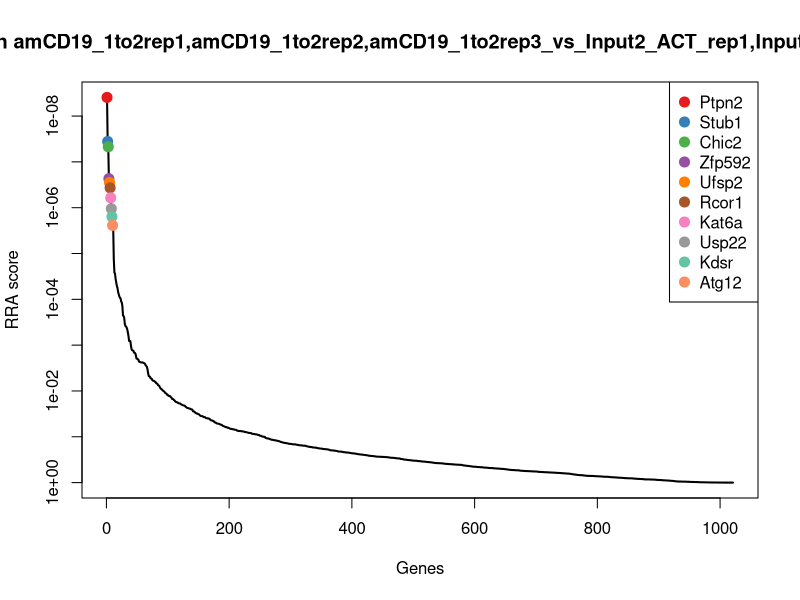
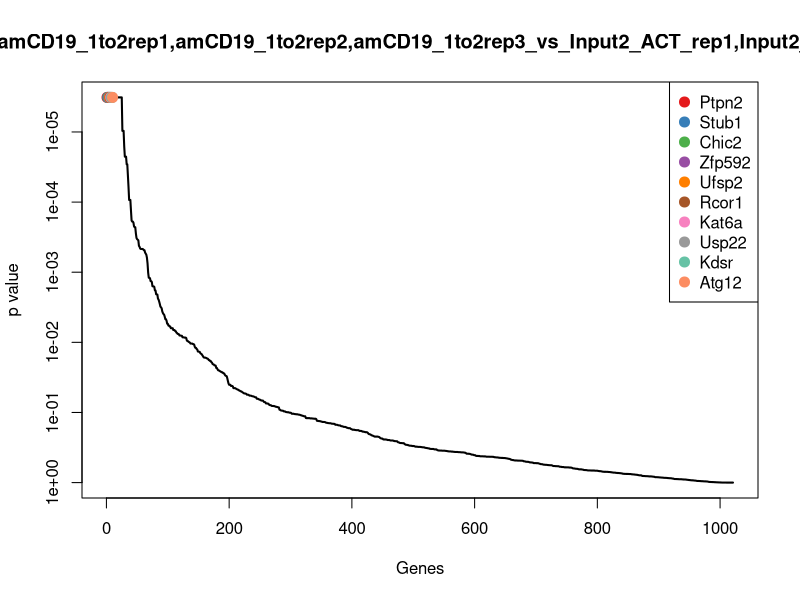
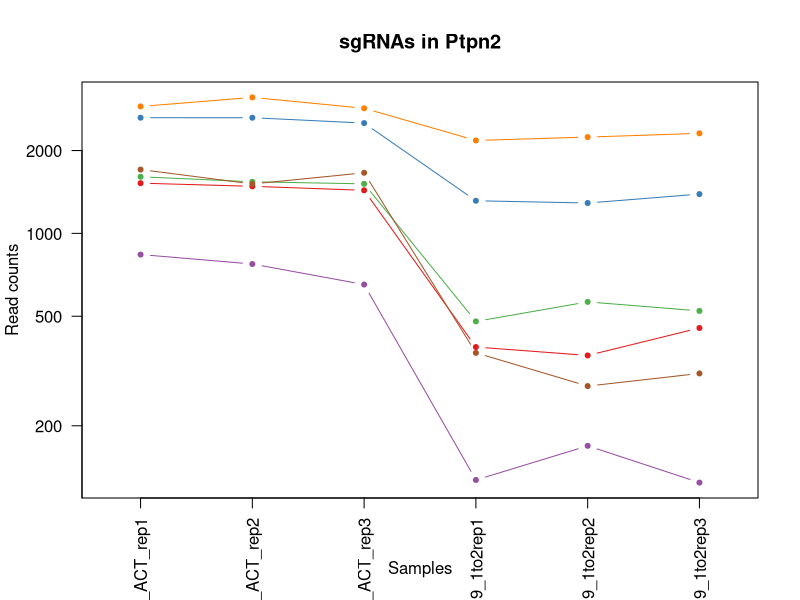
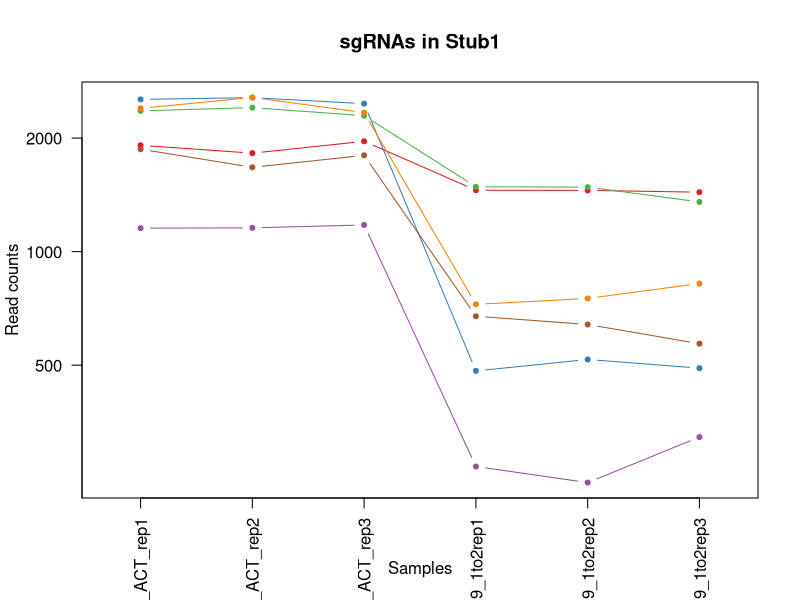
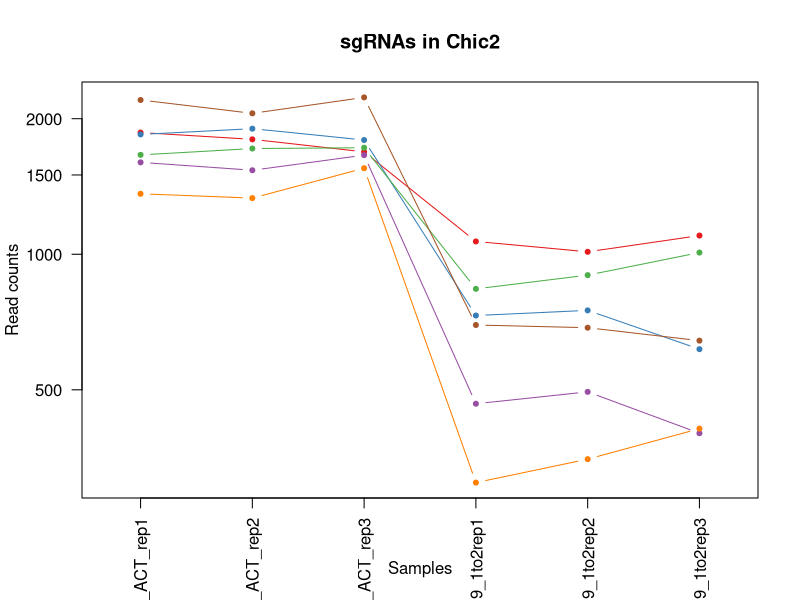
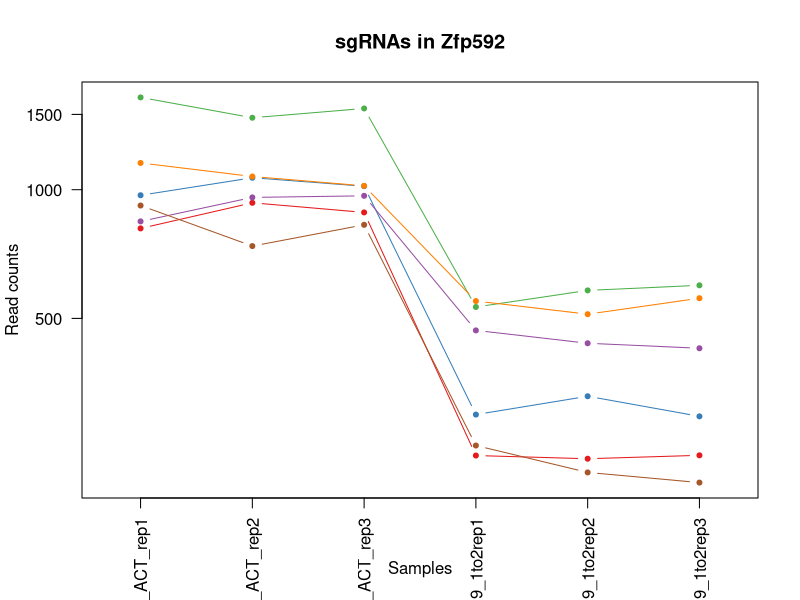
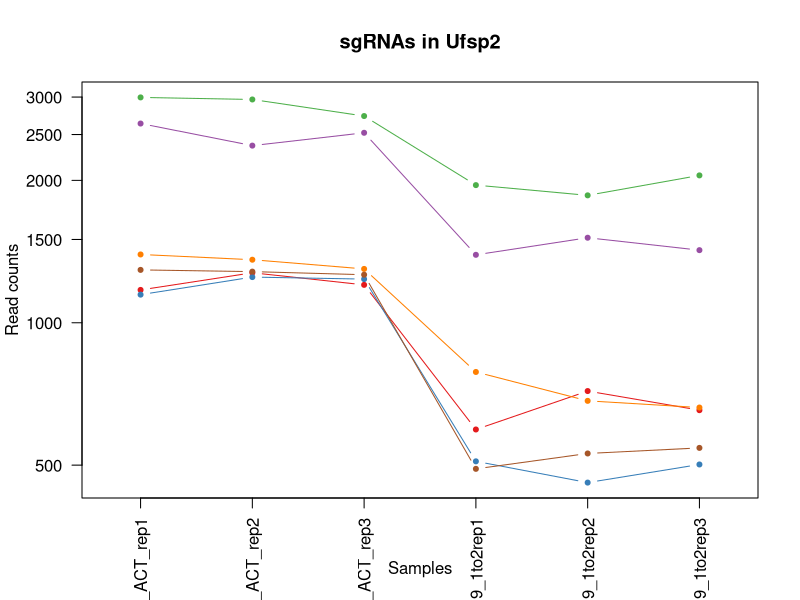
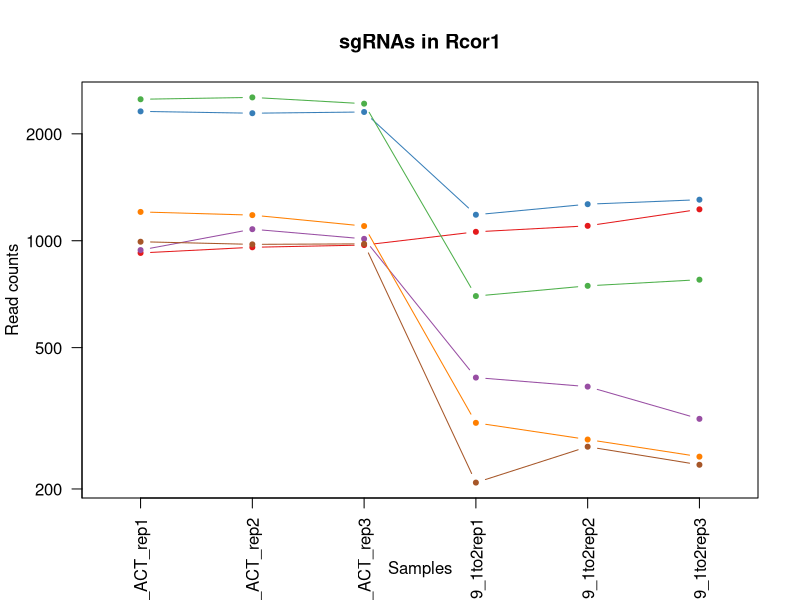

R code for these plots, in order: (Note: this script raises an error after producing the figures.)
pdf(file='cd19_1to2_v_Input1_ACT.pdf',width=4.5,height=4.5);
gstable=read.table('cd19_1to2_v_Input1_ACT.gene_summary.txt',header=T)
# 
#
# parameters
# Do not modify the variables beginning with "__"

# gstablename='__GENE_SUMMARY_FILE__'
startindex=3
# outputfile='__OUTPUT_FILE__'
targetgenelist=c("Ptpn2","Stub1","Chic2","Zfp592","Ufsp2","Rcor1","Kat6a","Usp22","Kdsr","Atg12")
# samplelabel=sub('.\\w+.\\w+$','',colnames(gstable)[startindex]);
samplelabel='amCD19_1to2rep1,amCD19_1to2rep2,amCD19_1to2rep3_vs_Input2_ACT_rep1,Input2_ACT_rep2,Input2_ACT_rep3 neg.'


# You need to write some codes in front of this code:
# gstable=read.table(gstablename,header=T)
# pdf(file=outputfile,width=6,height=6)


# set up color using RColorBrewer
#library(RColorBrewer)
#colors <- brewer.pal(length(targetgenelist), "Set1")

colors=c( "#E41A1C", "#377EB8", "#4DAF4A", "#984EA3", "#FF7F00",  "#A65628", "#F781BF",
          "#999999", "#66C2A5", "#FC8D62", "#8DA0CB", "#E78AC3", "#A6D854", "#FFD92F", "#E5C494", "#B3B3B3", 
          "#8DD3C7", "#FFFFB3", "#BEBADA", "#FB8072", "#80B1D3", "#FDB462", "#B3DE69", "#FCCDE5",
          "#D9D9D9", "#BC80BD", "#CCEBC5", "#FFED6F")

######
# function definition

plotrankedvalues<-function(val, tglist, ...){
  
  plot(val,log='y',ylim=c(max(val),min(val)),type='l',lwd=2, ...)
  if(length(tglist)>0){
    for(i in 1:length(tglist)){
      targetgene=tglist[i];
      tx=which(names(val)==targetgene);ty=val[targetgene];
      points(tx,ty,col=colors[(i %% length(colors)) ],cex=2,pch=20)
      # text(tx+50,ty,targetgene,col=colors[i])
    }
    legend('topright',tglist,pch=20,pt.cex = 2,cex=1,col=colors)
  }
}



plotrandvalues<-function(val,targetgenelist, ...){
  # choose the one with the best distance distribution
  
  mindiffvalue=0;
  randval=val;
  for(i in 1:20){
    randval0=sample(val)
    vindex=sort(which(names(randval0) %in% targetgenelist))
    if(max(vindex)>0.9*length(val)){
      # print('pass...')
      next;
    }
    mindiffind=min(diff(vindex));
    if (mindiffind > mindiffvalue){
      mindiffvalue=mindiffind;
      randval=randval0;
      # print(paste('Diff: ',mindiffvalue))
    }
  }
  plot(randval,log='y',ylim=c(max(randval),min(randval)),pch=20,col='grey', ...)
  
  if(length(targetgenelist)>0){
    for(i in 1:length(targetgenelist)){
      targetgene=targetgenelist[i];
      tx=which(names(randval)==targetgene);ty=randval[targetgene];
      points(tx,ty,col=colors[(i %% length(colors)) ],cex=2,pch=20)
      text(tx+50,ty,targetgene,col=colors[i])
    }
  }
  
}




# set.seed(1235)



pvec=gstable[,startindex]
names(pvec)=gstable[,'id']
pvec=sort(pvec);

plotrankedvalues(pvec,targetgenelist,xlab='Genes',ylab='RRA score',main=paste('Distribution of RRA scores in \\n',samplelabel))

# plotrandvalues(pvec,targetgenelist,xlab='Genes',ylab='RRA score',main=paste('Distribution of RRA scores in \\n',samplelabel))


pvec=gstable[,startindex+1]
names(pvec)=gstable[,'id']
pvec=sort(pvec);

plotrankedvalues(pvec,targetgenelist,xlab='Genes',ylab='p value',main=paste('Distribution of p values in \\n',samplelabel))

# plotrandvalues(pvec,targetgenelist,xlab='Genes',ylab='p value',main=paste('Distribution of p values in \\n',samplelabel))



# you need to write after this code:
# dev.off()






# parameters
# Do not modify the variables beginning with "__"
targetmat=list(c(1520.8332430787616,1481.470233726704,1432.737559687154,385.3536910501326,359.1212798769768,452.1619308249755),c(2630.7296388117543,2630.552789411491,2514.425876662117,1312.6427840256497,1288.24319583776,1388.1055079172324),c(1604.304790195871,1538.5675035743952,1512.6512084346448,477.87924747641773,562.6929356211933,521.7253047980487),c(836.550010668173,772.8523311526784,650.7254255152811,126.07878018526766,168.0771106400967,123.31689022499332),c(2891.2342473970184,3117.918771325713,2846.448060148715,2174.858958195867,2237.2002987684923,2308.2392272883367),c(1704.2871927866943,1511.0384627549727,1659.1595644717108,367.0519326361421,277.6926175792902,308.81922081985505))
targetgene="Ptpn2"
collabel=c("Input2_ACT_rep1","Input2_ACT_rep2","Input2_ACT_rep3","amCD19_1to2rep1","amCD19_1to2rep2","amCD19_1to2rep3")

# set up color using RColorBrewer
#library(RColorBrewer)
#colors <- brewer.pal(length(targetgenelist), "Set1")

colors=c( "#E41A1C", "#377EB8", "#4DAF4A", "#984EA3", "#FF7F00",  "#A65628", "#F781BF",
          "#999999", "#66C2A5", "#FC8D62", "#8DA0CB", "#E78AC3", "#A6D854", "#FFD92F", "#E5C494", "#B3B3B3", 
          "#8DD3C7", "#FFFFB3", "#BEBADA", "#FB8072", "#80B1D3", "#FDB462", "#B3DE69", "#FCCDE5",
          "#D9D9D9", "#BC80BD", "#CCEBC5", "#FFED6F")


## code

targetmatvec=unlist(targetmat)+1
yrange=range(targetmatvec[targetmatvec>0]);
# yrange[1]=1; # set the minimum value to 1
for(i in 1:length(targetmat)){
  vali=targetmat[[i]]+1;
  if(i==1){
    plot(1:length(vali),vali,type='b',las=1,pch=20,main=paste('sgRNAs in',targetgene),ylab='Read counts',xlab='Samples',xlim=c(0.7,length(vali)+0.3),ylim = yrange,col=colors[(i %% length(colors))],xaxt='n',log='y')
    axis(1,at=1:length(vali),labels=(collabel),las=2)
    # lines(0:100,rep(1,101),col='black');
  }else{
    lines(1:length(vali),vali,type='b',pch=20,col=colors[(i %% length(colors))])
  }
}




# parameters
# Do not modify the variables beginning with "__"
targetmat=list(c(1912.5074257051979,1823.0342587084288,1959.7871002360805,1453.9730295559093,1452.1444776420776,1436.589071595435),c(2531.6645059694706,2558.1616079974538,2465.9068756368547,481.94630490174893,516.7588184276265,490.10558935574267),c(2360.1350629925537,2407.261680542841,2290.857930761399,1484.4759602458935,1481.3752794925292,1353.323820930696),c(1153.0080739143566,1155.2001203113252,1175.8722601416482,268.4257900718602,243.2420296841151,321.4671069967775),c(2396.82585293414,2562.239984415146,2334.620166980263,723.9362217089563,750.6052332312393,822.1126014999555),c(1867.5612080267545,1672.134331253816,1799.0084497798196,673.098003892316,639.9457690831011,569.1548779615076))
targetgene="Stub1"
collabel=c("Input2_ACT_rep1","Input2_ACT_rep2","Input2_ACT_rep3","amCD19_1to2rep1","amCD19_1to2rep2","amCD19_1to2rep3")

# set up color using RColorBrewer
#library(RColorBrewer)
#colors <- brewer.pal(length(targetgenelist), "Set1")

colors=c( "#E41A1C", "#377EB8", "#4DAF4A", "#984EA3", "#FF7F00",  "#A65628", "#F781BF",
          "#999999", "#66C2A5", "#FC8D62", "#8DA0CB", "#E78AC3", "#A6D854", "#FFD92F", "#E5C494", "#B3B3B3", 
          "#8DD3C7", "#FFFFB3", "#BEBADA", "#FB8072", "#80B1D3", "#FDB462", "#B3DE69", "#FCCDE5",
          "#D9D9D9", "#BC80BD", "#CCEBC5", "#FFED6F")


## code

targetmatvec=unlist(targetmat)+1
yrange=range(targetmatvec[targetmatvec>0]);
# yrange[1]=1; # set the minimum value to 1
for(i in 1:length(targetmat)){
  vali=targetmat[[i]]+1;
  if(i==1){
    plot(1:length(vali),vali,type='b',las=1,pch=20,main=paste('sgRNAs in',targetgene),ylab='Read counts',xlab='Samples',xlim=c(0.7,length(vali)+0.3),ylim = yrange,col=colors[(i %% length(colors))],xaxt='n',log='y')
    axis(1,at=1:length(vali),labels=(collabel),las=2)
    # lines(0:100,rep(1,101),col='black');
  }else{
    lines(1:length(vali),vali,type='b',pch=20,col=colors[(i %% length(colors))])
  }
}




# parameters
# Do not modify the variables beginning with "__"
targetmat=list(c(1862.0575895355164,1798.5640002022753,1686.7488003488209,1066.5858097931111,1011.5945354674143,1099.3121068775047),c(1844.6294643132628,1899.5038165401581,1792.348979050862,730.036807846953,749.5612760222946,614.4764700954795),c(1661.1755146053301,1715.9768777440074,1722.9002128774475,836.7970652618975,897.803199692442,1007.6149320948173),c(1598.8011717046331,1535.508721261126,1659.1595644717108,464.6613108440913,493.7917598308431,399.46240508779886),c(1361.2283068328602,1331.5899003765144,1551.6566798471104,310.11312868150515,349.7256649964745,408.9483197204907),c(2199.6128569981124,2054.482120412463,2229.0199882782217,695.4668197316378,685.8798862766679,641.8802234788114))
targetgene="Chic2"
collabel=c("Input2_ACT_rep1","Input2_ACT_rep2","Input2_ACT_rep3","amCD19_1to2rep1","amCD19_1to2rep2","amCD19_1to2rep3")

# set up color using RColorBrewer
#library(RColorBrewer)
#colors <- brewer.pal(length(targetgenelist), "Set1")

colors=c( "#E41A1C", "#377EB8", "#4DAF4A", "#984EA3", "#FF7F00",  "#A65628", "#F781BF",
          "#999999", "#66C2A5", "#FC8D62", "#8DA0CB", "#E78AC3", "#A6D854", "#FFD92F", "#E5C494", "#B3B3B3", 
          "#8DD3C7", "#FFFFB3", "#BEBADA", "#FB8072", "#80B1D3", "#FDB462", "#B3DE69", "#FCCDE5",
          "#D9D9D9", "#BC80BD", "#CCEBC5", "#FFED6F")


## code

targetmatvec=unlist(targetmat)+1
yrange=range(targetmatvec[targetmatvec>0]);
# yrange[1]=1; # set the minimum value to 1
for(i in 1:length(targetmat)){
  vali=targetmat[[i]]+1;
  if(i==1){
    plot(1:length(vali),vali,type='b',las=1,pch=20,main=paste('sgRNAs in',targetgene),ylab='Read counts',xlab='Samples',xlim=c(0.7,length(vali)+0.3),ylim = yrange,col=colors[(i %% length(colors))],xaxt='n',log='y')
    axis(1,at=1:length(vali),labels=(collabel),las=2)
    # lines(0:100,rep(1,101),col='black');
  }else{
    lines(1:length(vali),vali,type='b',pch=20,col=colors[(i %% length(colors))])
  }
}




# parameters
# Do not modify the variables beginning with "__"
targetmat=list(c(810.8664577090623,930.8894173382524,883.8069010287956,237.92285938187607,233.8464148036128,238.20185633203837),c(969.554124206424,1065.4758391220962,1017.9476685692263,296.89519204917866,327.8025636086358,294.0633536134456),c(1642.830119634537,1472.2938867868966,1547.8512680019917,530.7509940057236,580.4402081732532,596.5586313448395),c(842.0536291594109,958.418458157675,966.5746086601251,467.71160391308973,436.3741133388846,424.7581774416437),c(1153.9253436628965,1072.6129978530575,1019.8503744917856,548.0359880633812,510.4950751739583,556.5069917845852),c(917.2697485396633,737.1665374978713,826.7257233520165,251.14079601420252,217.1430994604976,205.52815037498888))
targetgene="Zfp592"
collabel=c("Input2_ACT_rep1","Input2_ACT_rep2","Input2_ACT_rep3","amCD19_1to2rep1","amCD19_1to2rep2","amCD19_1to2rep3")

# set up color using RColorBrewer
#library(RColorBrewer)
#colors <- brewer.pal(length(targetgenelist), "Set1")

colors=c( "#E41A1C", "#377EB8", "#4DAF4A", "#984EA3", "#FF7F00",  "#A65628", "#F781BF",
          "#999999", "#66C2A5", "#FC8D62", "#8DA0CB", "#E78AC3", "#A6D854", "#FFD92F", "#E5C494", "#B3B3B3", 
          "#8DD3C7", "#FFFFB3", "#BEBADA", "#FB8072", "#80B1D3", "#FDB462", "#B3DE69", "#FCCDE5",
          "#D9D9D9", "#BC80BD", "#CCEBC5", "#FFED6F")


## code

targetmatvec=unlist(targetmat)+1
yrange=range(targetmatvec[targetmatvec>0]);
# yrange[1]=1; # set the minimum value to 1
for(i in 1:length(targetmat)){
  vali=targetmat[[i]]+1;
  if(i==1){
    plot(1:length(vali),vali,type='b',las=1,pch=20,main=paste('sgRNAs in',targetgene),ylab='Read counts',xlab='Samples',xlim=c(0.7,length(vali)+0.3),ylim = yrange,col=colors[(i %% length(colors))],xaxt='n',log='y')
    axis(1,at=1:length(vali),labels=(collabel),las=2)
    # lines(0:100,rep(1,101),col='black');
  }else{
    lines(1:length(vali),vali,type='b',pch=20,col=colors[(i %% length(colors))])
  }
}




# parameters
# Do not modify the variables beginning with "__"
targetmat=list(c(1172.2707386336897,1274.4926305288232,1201.558790096199,593.7903840983573,716.1546453360642,652.4201286262468),c(1145.6699159260395,1247.9831838138236,1235.8074967022662,508.38217816640184,458.2972147267233,500.64549450317804),c(2993.9684592334606,2963.960061557831,2734.188410717716,1953.2043285153159,1858.243831921566,2047.903570146684),c(2636.233257302992,2367.4975104703417,2520.1339944297947,1390.9336394632755,1511.6500385519257,1422.8871949037691),c(1393.3327480317485,1358.099347091514,1298.5967921467234,785.9588474452572,682.7480146498339,660.852052744195),c(1292.4330756923855,1281.6297892597845,1262.4453796180965,490.0804197524114,528.2423477260182,542.8051150929193))
targetgene="Ufsp2"
collabel=c("Input2_ACT_rep1","Input2_ACT_rep2","Input2_ACT_rep3","amCD19_1to2rep1","amCD19_1to2rep2","amCD19_1to2rep3")

# set up color using RColorBrewer
#library(RColorBrewer)
#colors <- brewer.pal(length(targetgenelist), "Set1")

colors=c( "#E41A1C", "#377EB8", "#4DAF4A", "#984EA3", "#FF7F00",  "#A65628", "#F781BF",
          "#999999", "#66C2A5", "#FC8D62", "#8DA0CB", "#E78AC3", "#A6D854", "#FFD92F", "#E5C494", "#B3B3B3", 
          "#8DD3C7", "#FFFFB3", "#BEBADA", "#FB8072", "#80B1D3", "#FDB462", "#B3DE69", "#FCCDE5",
          "#D9D9D9", "#BC80BD", "#CCEBC5", "#FFED6F")


## code

targetmatvec=unlist(targetmat)+1
yrange=range(targetmatvec[targetmatvec>0]);
# yrange[1]=1; # set the minimum value to 1
for(i in 1:length(targetmat)){
  vali=targetmat[[i]]+1;
  if(i==1){
    plot(1:length(vali),vali,type='b',las=1,pch=20,main=paste('sgRNAs in',targetgene),ylab='Read counts',xlab='Samples',xlim=c(0.7,length(vali)+0.3),ylim = yrange,col=colors[(i %% length(colors))],xaxt='n',log='y')
    axis(1,at=1:length(vali),labels=(collabel),las=2)
    # lines(0:100,rep(1,101),col='black');
  }else{
    lines(1:length(vali),vali,type='b',pch=20,col=colors[(i %% length(colors))])
  }
}




# parameters
# Do not modify the variables beginning with "__"
targetmat=list(c(922.7733670309012,957.3988640532519,971.3313734665234,1058.4516949424487,1100.3308982277138,1224.7369781319849),c(2312.437036068491,2284.9103880120742,2303.2255192580346,1182.4969464150506,1266.320094449921,1303.7862667377499),c(2501.3946042676616,2531.6521612824545,2430.7068160695076,697.5003484443033,745.3854471865158,775.73701885124),c(940.2014922531548,1076.6913742707497,1011.2881978402687,410.7727999584527,387.3081245184837,314.0891733935727),c(1204.375179832578,1179.6703788174786,1098.8126702779966,306.0460712561739,274.5607459524561,245.5797899352431),c(992.4858679199157,975.7515579328671,978.9421971567606,207.41992869189195,262.0332594451197,232.93190375832071))
targetgene="Rcor1"
collabel=c("Input2_ACT_rep1","Input2_ACT_rep2","Input2_ACT_rep3","amCD19_1to2rep1","amCD19_1to2rep2","amCD19_1to2rep3")

# set up color using RColorBrewer
#library(RColorBrewer)
#colors <- brewer.pal(length(targetgenelist), "Set1")

colors=c( "#E41A1C", "#377EB8", "#4DAF4A", "#984EA3", "#FF7F00",  "#A65628", "#F781BF",
          "#999999", "#66C2A5", "#FC8D62", "#8DA0CB", "#E78AC3", "#A6D854", "#FFD92F", "#E5C494", "#B3B3B3", 
          "#8DD3C7", "#FFFFB3", "#BEBADA", "#FB8072", "#80B1D3", "#FDB462", "#B3DE69", "#FCCDE5",
          "#D9D9D9", "#BC80BD", "#CCEBC5", "#FFED6F")


## code

targetmatvec=unlist(targetmat)+1
yrange=range(targetmatvec[targetmatvec>0]);
# yrange[1]=1; # set the minimum value to 1
for(i in 1:length(targetmat)){
  vali=targetmat[[i]]+1;
  if(i==1){
    plot(1:length(vali),vali,type='b',las=1,pch=20,main=paste('sgRNAs in',targetgene),ylab='Read counts',xlab='Samples',xlim=c(0.7,length(vali)+0.3),ylim = yrange,col=colors[(i %% length(colors))],xaxt='n',log='y')
    axis(1,at=1:length(vali),labels=(collabel),las=2)
    # lines(0:100,rep(1,101),col='black');
  }else{
    lines(1:length(vali),vali,type='b',pch=20,col=colors[(i %% length(colors))])
  }
}




# parameters
# Do not modify the variables beginning with "__"
targetmat=list(c(1119.069093218389,1178.6507847130556,993.2124915759554,398.57162768245905,475.00053006983853,431.0821205301049),c(1770.33061468155,1565.0769502893947,1748.586742831998,873.4005820898784,916.5944294534467,865.3262126044403),c(2180.3501922787796,2367.4975104703417,2523.9394062749134,1399.067754313938,1485.5511083283081,1392.3214699762066),c(1153.9253436628965,1155.2001203113252,1084.542375858802,360.9513464981453,392.52791056320723,380.4905758224153),c(852.1435963933471,835.047571522485,799.1364874749066,278.5934336351882,290.2201040866266,226.60796066985952),c(1252.0732067566403,1116.4555443432491,1218.6831433992327,3739.659302592052,3793.7404973050398,3732.180412706849))
targetgene="Kat6a"
collabel=c("Input2_ACT_rep1","Input2_ACT_rep2","Input2_ACT_rep3","amCD19_1to2rep1","amCD19_1to2rep2","amCD19_1to2rep3")

# set up color using RColorBrewer
#library(RColorBrewer)
#colors <- brewer.pal(length(targetgenelist), "Set1")

colors=c( "#E41A1C", "#377EB8", "#4DAF4A", "#984EA3", "#FF7F00",  "#A65628", "#F781BF",
          "#999999", "#66C2A5", "#FC8D62", "#8DA0CB", "#E78AC3", "#A6D854", "#FFD92F", "#E5C494", "#B3B3B3", 
          "#8DD3C7", "#FFFFB3", "#BEBADA", "#FB8072", "#80B1D3", "#FDB462", "#B3DE69", "#FCCDE5",
          "#D9D9D9", "#BC80BD", "#CCEBC5", "#FFED6F")


## code

targetmatvec=unlist(targetmat)+1
yrange=range(targetmatvec[targetmatvec>0]);
# yrange[1]=1; # set the minimum value to 1
for(i in 1:length(targetmat)){
  vali=targetmat[[i]]+1;
  if(i==1){
    plot(1:length(vali),vali,type='b',las=1,pch=20,main=paste('sgRNAs in',targetgene),ylab='Read counts',xlab='Samples',xlim=c(0.7,length(vali)+0.3),ylim = yrange,col=colors[(i %% length(colors))],xaxt='n',log='y')
    axis(1,at=1:length(vali),labels=(collabel),las=2)
    # lines(0:100,rep(1,101),col='black');
  }else{
    lines(1:length(vali),vali,type='b',pch=20,col=colors[(i %% length(colors))])
  }
}




# parameters
# Do not modify the variables beginning with "__"
targetmat=list(c(1486.894262382794,1449.8628164895892,1546.8999150407121,847.9814731815583,940.6054452591748,952.8074253281535),c(2726.1256926598794,2641.7683245601447,2698.0369981890894,1512.945362223212,1512.6939957608704,1544.0961040992754),c(2224.3791402086836,2509.221090985147,2307.982284064433,823.579128629571,938.5175308412853,945.4294917249488),c(2164.7566065536053,2077.9327848141934,2114.8576329246634,898.8196909981984,852.91303970782,897.9999185614898),c(1735.474364237043,1951.5031158657341,1835.1598623084462,792.0594335832541,776.7041634548568,838.976449735852),c(1399.7536362715261,1435.5884990276663,1440.3483833773912,643.6118375586648,740.1656611417923,728.3074456877811))
targetgene="Usp22"
collabel=c("Input2_ACT_rep1","Input2_ACT_rep2","Input2_ACT_rep3","amCD19_1to2rep1","amCD19_1to2rep2","amCD19_1to2rep3")

# set up color using RColorBrewer
#library(RColorBrewer)
#colors <- brewer.pal(length(targetgenelist), "Set1")

colors=c( "#E41A1C", "#377EB8", "#4DAF4A", "#984EA3", "#FF7F00",  "#A65628", "#F781BF",
          "#999999", "#66C2A5", "#FC8D62", "#8DA0CB", "#E78AC3", "#A6D854", "#FFD92F", "#E5C494", "#B3B3B3", 
          "#8DD3C7", "#FFFFB3", "#BEBADA", "#FB8072", "#80B1D3", "#FDB462", "#B3DE69", "#FCCDE5",
          "#D9D9D9", "#BC80BD", "#CCEBC5", "#FFED6F")


## code

targetmatvec=unlist(targetmat)+1
yrange=range(targetmatvec[targetmatvec>0]);
# yrange[1]=1; # set the minimum value to 1
for(i in 1:length(targetmat)){
  vali=targetmat[[i]]+1;
  if(i==1){
    plot(1:length(vali),vali,type='b',las=1,pch=20,main=paste('sgRNAs in',targetgene),ylab='Read counts',xlab='Samples',xlim=c(0.7,length(vali)+0.3),ylim = yrange,col=colors[(i %% length(colors))],xaxt='n',log='y')
    axis(1,at=1:length(vali),labels=(collabel),las=2)
    # lines(0:100,rep(1,101),col='black');
  }else{
    lines(1:length(vali),vali,type='b',pch=20,col=colors[(i %% length(colors))])
  }
}




# parameters
# Do not modify the variables beginning with "__"
targetmat=list(c(1282.3431084584493,1234.7284604563238,1215.8290845153936,464.6613108440913,435.3301561299399,432.1361110448484),c(2605.0460858526435,2496.9859617320703,2438.317639759745,837.8138296182302,846.6492964541517,797.8708196608542),c(1663.0100541024094,1516.1364332770881,1388.0239705070105,912.037627630525,859.1767829614881,911.7017952531558),c(3023.32109118673,2832.432422087257,2951.0968858894767,1491.593310740223,1335.2212702402712,1459.7768629197928),c(1518.0814338331427,1524.2931861124725,1584.0026805306186,555.1533385577109,484.3961449503408,480.6196747230509),c(1882.237524003389,1790.4072473668907,1706.7272125356935,1186.564003840382,1221.429934465299,1214.1970729845495))
targetgene="Kdsr"
collabel=c("Input2_ACT_rep1","Input2_ACT_rep2","Input2_ACT_rep3","amCD19_1to2rep1","amCD19_1to2rep2","amCD19_1to2rep3")

# set up color using RColorBrewer
#library(RColorBrewer)
#colors <- brewer.pal(length(targetgenelist), "Set1")

colors=c( "#E41A1C", "#377EB8", "#4DAF4A", "#984EA3", "#FF7F00",  "#A65628", "#F781BF",
          "#999999", "#66C2A5", "#FC8D62", "#8DA0CB", "#E78AC3", "#A6D854", "#FFD92F", "#E5C494", "#B3B3B3", 
          "#8DD3C7", "#FFFFB3", "#BEBADA", "#FB8072", "#80B1D3", "#FDB462", "#B3DE69", "#FCCDE5",
          "#D9D9D9", "#BC80BD", "#CCEBC5", "#FFED6F")


## code

targetmatvec=unlist(targetmat)+1
yrange=range(targetmatvec[targetmatvec>0]);
# yrange[1]=1; # set the minimum value to 1
for(i in 1:length(targetmat)){
  vali=targetmat[[i]]+1;
  if(i==1){
    plot(1:length(vali),vali,type='b',las=1,pch=20,main=paste('sgRNAs in',targetgene),ylab='Read counts',xlab='Samples',xlim=c(0.7,length(vali)+0.3),ylim = yrange,col=colors[(i %% length(colors))],xaxt='n',log='y')
    axis(1,at=1:length(vali),labels=(collabel),las=2)
    # lines(0:100,rep(1,101),col='black');
  }else{
    lines(1:length(vali),vali,type='b',pch=20,col=colors[(i %% length(colors))])
  }
}




# parameters
# Do not modify the variables beginning with "__"
targetmat=list(c(2114.306770383924,2026.9530795930405,2078.7062203960368,1051.334344448119,965.6604182738475,1173.091442909552),c(1397.0018270259072,1508.9992745461266,1562.1215624211866,468.7283682694225,534.5060909796864,587.0727167121477),c(1742.8125222253602,1792.4464355757368,1844.6733919212427,758.5062098242715,729.7260890523453,736.7393698057293),c(2536.250854712169,2437.849503675533,2350.793167322017,2973.0189779171183,2935.6076715524964,3005.980948048555),c(1887.741142494627,1829.151823334967,1862.7490981855562,843.9144157562271,840.3855532004835,1013.9388751832785),c(1228.224193294609,1255.120342544785,1258.639967772978,951.6914375275043,1006.3747494226908,919.0797288563605))
targetgene="Atg12"
collabel=c("Input2_ACT_rep1","Input2_ACT_rep2","Input2_ACT_rep3","amCD19_1to2rep1","amCD19_1to2rep2","amCD19_1to2rep3")

# set up color using RColorBrewer
#library(RColorBrewer)
#colors <- brewer.pal(length(targetgenelist), "Set1")

colors=c( "#E41A1C", "#377EB8", "#4DAF4A", "#984EA3", "#FF7F00",  "#A65628", "#F781BF",
          "#999999", "#66C2A5", "#FC8D62", "#8DA0CB", "#E78AC3", "#A6D854", "#FFD92F", "#E5C494", "#B3B3B3", 
          "#8DD3C7", "#FFFFB3", "#BEBADA", "#FB8072", "#80B1D3", "#FDB462", "#B3DE69", "#FCCDE5",
          "#D9D9D9", "#BC80BD", "#CCEBC5", "#FFED6F")


## code

targetmatvec=unlist(targetmat)+1
yrange=range(targetmatvec[targetmatvec>0]);
# yrange[1]=1; # set the minimum value to 1
for(i in 1:length(targetmat)){
  vali=targetmat[[i]]+1;
  if(i==1){
    plot(1:length(vali),vali,type='b',las=1,pch=20,main=paste('sgRNAs in',targetgene),ylab='Read counts',xlab='Samples',xlim=c(0.7,length(vali)+0.3),ylim = yrange,col=colors[(i %% length(colors))],xaxt='n',log='y')
    axis(1,at=1:length(vali),labels=(collabel),las=2)
    # lines(0:100,rep(1,101),col='black');
  }else{
    lines(1:length(vali),vali,type='b',pch=20,col=colors[(i %% length(colors))])
  }
}



# 
#
# parameters
# Do not modify the variables beginning with "__"

# gstablename='__GENE_SUMMARY_FILE__'
startindex=9
# outputfile='__OUTPUT_FILE__'
targetgenelist=c("Jak2","Jak1","Stat1","Tsc1","Nprl3","Ifngr1","Irf1","Tsc2","Nprl2","Cbfa2t3")
# samplelabel=sub('.\\w+.\\w+$','',colnames(gstable)[startindex]);
samplelabel='amCD19_1to2rep1,amCD19_1to2rep2,amCD19_1to2rep3_vs_Input2_ACT_rep1,Input2_ACT_rep2,Input2_ACT_rep3 pos.'


# You need to write some codes in front of this code:
# gstable=read.table(gstablename,header=T)
# pdf(file=outputfile,width=6,height=6)


# set up color using RColorBrewer
#library(RColorBrewer)
#colors <- brewer.pal(length(targetgenelist), "Set1")

colors=c( "#E41A1C", "#377EB8", "#4DAF4A", "#984EA3", "#FF7F00",  "#A65628", "#F781BF",
          "#999999", "#66C2A5", "#FC8D62", "#8DA0CB", "#E78AC3", "#A6D854", "#FFD92F", "#E5C494", "#B3B3B3", 
          "#8DD3C7", "#FFFFB3", "#BEBADA", "#FB8072", "#80B1D3", "#FDB462", "#B3DE69", "#FCCDE5",
          "#D9D9D9", "#BC80BD", "#CCEBC5", "#FFED6F")

######
# function definition

plotrankedvalues<-function(val, tglist, ...){
  
  plot(val,log='y',ylim=c(max(val),min(val)),type='l',lwd=2, ...)
  if(length(tglist)>0){
    for(i in 1:length(tglist)){
      targetgene=tglist[i];
      tx=which(names(val)==targetgene);ty=val[targetgene];
      points(tx,ty,col=colors[(i %% length(colors)) ],cex=2,pch=20)
      # text(tx+50,ty,targetgene,col=colors[i])
    }
    legend('topright',tglist,pch=20,pt.cex = 2,cex=1,col=colors)
  }
}



plotrandvalues<-function(val,targetgenelist, ...){
  # choose the one with the best distance distribution
  
  mindiffvalue=0;
  randval=val;
  for(i in 1:20){
    randval0=sample(val)
    vindex=sort(which(names(randval0) %in% targetgenelist))
    if(max(vindex)>0.9*length(val)){
      # print('pass...')
      next;
    }
    mindiffind=min(diff(vindex));
    if (mindiffind > mindiffvalue){
      mindiffvalue=mindiffind;
      randval=randval0;
      # print(paste('Diff: ',mindiffvalue))
    }
  }
  plot(randval,log='y',ylim=c(max(randval),min(randval)),pch=20,col='grey', ...)
  
  if(length(targetgenelist)>0){
    for(i in 1:length(targetgenelist)){
      targetgene=targetgenelist[i];
      tx=which(names(randval)==targetgene);ty=randval[targetgene];
      points(tx,ty,col=colors[(i %% length(colors)) ],cex=2,pch=20)
      text(tx+50,ty,targetgene,col=colors[i])
    }
  }
  
}




# set.seed(1235)



pvec=gstable[,startindex]
names(pvec)=gstable[,'id']
pvec=sort(pvec);

plotrankedvalues(pvec,targetgenelist,xlab='Genes',ylab='RRA score',main=paste('Distribution of RRA scores in \\n',samplelabel))

# plotrandvalues(pvec,targetgenelist,xlab='Genes',ylab='RRA score',main=paste('Distribution of RRA scores in \\n',samplelabel))


pvec=gstable[,startindex+1]
names(pvec)=gstable[,'id']
pvec=sort(pvec);

plotrankedvalues(pvec,targetgenelist,xlab='Genes',ylab='p value',main=paste('Distribution of p values in \\n',samplelabel))

# plotrandvalues(pvec,targetgenelist,xlab='Genes',ylab='p value',main=paste('Distribution of p values in \\n',samplelabel))



# you need to write after this code:
# dev.off()






# parameters
# Do not modify the variables beginning with "__"
targetmat=list(c(866.8199123699818,959.438052262098,899.9799013705496,9370.500307963119,9415.45006747225,9798.949815570622),c(1535.5095590553963,1481.470233726704,1640.132505246118,17379.553142796613,16309.743475343048,17505.728459375336),c(1375.9046228094949,1405.0006758949746,1357.5806757460616,15772.04869543445,15396.280917516437,15736.078385120943),c(3017.817472695492,2870.1574039509096,2776.9992939753006,24125.784647064767,23490.081158464694,23401.751398850654),c(1388.7463992890503,1280.6101951553615,1329.040086907672,15258.582695486386,14845.071511193633,15535.820187319672),c(2135.403974600336,1964.7578392232338,2133.884692150257,28847.638317874305,29946.956495787665,29538.0841756875))
targetgene="Jak2"
collabel=c("Input2_ACT_rep1","Input2_ACT_rep2","Input2_ACT_rep3","amCD19_1to2rep1","amCD19_1to2rep2","amCD19_1to2rep3")

# set up color using RColorBrewer
#library(RColorBrewer)
#colors <- brewer.pal(length(targetgenelist), "Set1")

colors=c( "#E41A1C", "#377EB8", "#4DAF4A", "#984EA3", "#FF7F00",  "#A65628", "#F781BF",
          "#999999", "#66C2A5", "#FC8D62", "#8DA0CB", "#E78AC3", "#A6D854", "#FFD92F", "#E5C494", "#B3B3B3", 
          "#8DD3C7", "#FFFFB3", "#BEBADA", "#FB8072", "#80B1D3", "#FDB462", "#B3DE69", "#FCCDE5",
          "#D9D9D9", "#BC80BD", "#CCEBC5", "#FFED6F")


## code

targetmatvec=unlist(targetmat)+1
yrange=range(targetmatvec[targetmatvec>0]);
# yrange[1]=1; # set the minimum value to 1
for(i in 1:length(targetmat)){
  vali=targetmat[[i]]+1;
  if(i==1){
    plot(1:length(vali),vali,type='b',las=1,pch=20,main=paste('sgRNAs in',targetgene),ylab='Read counts',xlab='Samples',xlim=c(0.7,length(vali)+0.3),ylim = yrange,col=colors[(i %% length(colors))],xaxt='n',log='y')
    axis(1,at=1:length(vali),labels=(collabel),las=2)
    # lines(0:100,rep(1,101),col='black');
  }else{
    lines(1:length(vali),vali,type='b',pch=20,col=colors[(i %% length(colors))])
  }
}




# parameters
# Do not modify the variables beginning with "__"
targetmat=list(c(1950.1154853953242,1828.132229230544,1879.8734514885898,24234.578433192375,24735.52210873572,24371.422672414705),c(2128.9830863605584,2162.559095481307,2204.2848112849506,22499.978441288615,22228.9808500595,22866.32421736094),c(1912.5074257051979,1940.2875807170803,1902.7059225593016,14963.721032149871,14872.214398626196,15254.404719883149),c(1585.9593952250777,1671.114737149393,1577.343209801661,15039.978358874832,15916.171607570896,15326.076074885708),c(3215.03046863152,3472.7375196649373,3222.232479854177,19275.818667357293,19820.571569024076,19568.38789672843),c(1286.9294572011474,1357.0797529870908,1396.5861471585272,8099.5448625471145,7893.3604568308765,8202.15418573417))
targetgene="Jak1"
collabel=c("Input2_ACT_rep1","Input2_ACT_rep2","Input2_ACT_rep3","amCD19_1to2rep1","amCD19_1to2rep2","amCD19_1to2rep3")

# set up color using RColorBrewer
#library(RColorBrewer)
#colors <- brewer.pal(length(targetgenelist), "Set1")

colors=c( "#E41A1C", "#377EB8", "#4DAF4A", "#984EA3", "#FF7F00",  "#A65628", "#F781BF",
          "#999999", "#66C2A5", "#FC8D62", "#8DA0CB", "#E78AC3", "#A6D854", "#FFD92F", "#E5C494", "#B3B3B3", 
          "#8DD3C7", "#FFFFB3", "#BEBADA", "#FB8072", "#80B1D3", "#FDB462", "#B3DE69", "#FCCDE5",
          "#D9D9D9", "#BC80BD", "#CCEBC5", "#FFED6F")


## code

targetmatvec=unlist(targetmat)+1
yrange=range(targetmatvec[targetmatvec>0]);
# yrange[1]=1; # set the minimum value to 1
for(i in 1:length(targetmat)){
  vali=targetmat[[i]]+1;
  if(i==1){
    plot(1:length(vali),vali,type='b',las=1,pch=20,main=paste('sgRNAs in',targetgene),ylab='Read counts',xlab='Samples',xlim=c(0.7,length(vali)+0.3),ylim = yrange,col=colors[(i %% length(colors))],xaxt='n',log='y')
    axis(1,at=1:length(vali),labels=(collabel),las=2)
    # lines(0:100,rep(1,101),col='black');
  }else{
    lines(1:length(vali),vali,type='b',pch=20,col=colors[(i %% length(colors))])
  }
}




# parameters
# Do not modify the variables beginning with "__"
targetmat=list(c(1995.9789728223072,2010.6395739222714,2084.414338163715,14216.39923024526,14161.279539334855,13975.914225499244),c(1970.2954198631967,1998.4044446691946,1920.781628823615,19800.46907522502,20633.814234791997,20109.08503079186),c(1182.360705867626,1416.2162110436284,1349.9698520558245,4303.963520356758,4423.246694298694,4376.168617215148),c(1796.0141676406606,1795.5052178890062,1848.4788037663614,16698.321024053635,16637.546038951685,16851.200349719602),c(1576.7866977396811,1392.765546641898,1427.029441919476,12100.512604716698,11759.1340015531,12131.430824698062),c(1610.7256784356487,1702.7221543865078,1599.2243279110928,6698.443579520511,6766.930628379546,6586.386726632336))
targetgene="Stat1"
collabel=c("Input2_ACT_rep1","Input2_ACT_rep2","Input2_ACT_rep3","amCD19_1to2rep1","amCD19_1to2rep2","amCD19_1to2rep3")

# set up color using RColorBrewer
#library(RColorBrewer)
#colors <- brewer.pal(length(targetgenelist), "Set1")

colors=c( "#E41A1C", "#377EB8", "#4DAF4A", "#984EA3", "#FF7F00",  "#A65628", "#F781BF",
          "#999999", "#66C2A5", "#FC8D62", "#8DA0CB", "#E78AC3", "#A6D854", "#FFD92F", "#E5C494", "#B3B3B3", 
          "#8DD3C7", "#FFFFB3", "#BEBADA", "#FB8072", "#80B1D3", "#FDB462", "#B3DE69", "#FCCDE5",
          "#D9D9D9", "#BC80BD", "#CCEBC5", "#FFED6F")


## code

targetmatvec=unlist(targetmat)+1
yrange=range(targetmatvec[targetmatvec>0]);
# yrange[1]=1; # set the minimum value to 1
for(i in 1:length(targetmat)){
  vali=targetmat[[i]]+1;
  if(i==1){
    plot(1:length(vali),vali,type='b',las=1,pch=20,main=paste('sgRNAs in',targetgene),ylab='Read counts',xlab='Samples',xlim=c(0.7,length(vali)+0.3),ylim = yrange,col=colors[(i %% length(colors))],xaxt='n',log='y')
    axis(1,at=1:length(vali),labels=(collabel),las=2)
    # lines(0:100,rep(1,101),col='black');
  }else{
    lines(1:length(vali),vali,type='b',pch=20,col=colors[(i %% length(colors))])
  }
}




# parameters
# Do not modify the variables beginning with "__"
targetmat=list(c(2018.9107165357989,2138.0888369751538,1987.3763361131903,5850.462106338952,5312.698236319578,5281.546469379842),c(1874.8993660150718,1984.130127207272,1814.230097160294,9945.988933647486,9526.109531620388,9635.581285785376),c(1977.633577851514,1958.6402745966955,1897.9491577529031,9632.825511896983,8973.856168088641,8893.571963405928),c(1336.4620236222893,1240.8460250828623,1338.5536165204685,8144.282494225758,8278.580666931472,8555.241008173254),c(2078.533250190877,2014.7179503399636,1928.392452513852,8017.186949684157,8145.998101395494,8476.19171956749),c(1284.1776479555285,1117.4751384476722,1253.8832029665796,4951.642415340754,5118.522195455864,5312.112194307405))
targetgene="Tsc1"
collabel=c("Input2_ACT_rep1","Input2_ACT_rep2","Input2_ACT_rep3","amCD19_1to2rep1","amCD19_1to2rep2","amCD19_1to2rep3")

# set up color using RColorBrewer
#library(RColorBrewer)
#colors <- brewer.pal(length(targetgenelist), "Set1")

colors=c( "#E41A1C", "#377EB8", "#4DAF4A", "#984EA3", "#FF7F00",  "#A65628", "#F781BF",
          "#999999", "#66C2A5", "#FC8D62", "#8DA0CB", "#E78AC3", "#A6D854", "#FFD92F", "#E5C494", "#B3B3B3", 
          "#8DD3C7", "#FFFFB3", "#BEBADA", "#FB8072", "#80B1D3", "#FDB462", "#B3DE69", "#FCCDE5",
          "#D9D9D9", "#BC80BD", "#CCEBC5", "#FFED6F")


## code

targetmatvec=unlist(targetmat)+1
yrange=range(targetmatvec[targetmatvec>0]);
# yrange[1]=1; # set the minimum value to 1
for(i in 1:length(targetmat)){
  vali=targetmat[[i]]+1;
  if(i==1){
    plot(1:length(vali),vali,type='b',las=1,pch=20,main=paste('sgRNAs in',targetgene),ylab='Read counts',xlab='Samples',xlim=c(0.7,length(vali)+0.3),ylim = yrange,col=colors[(i %% length(colors))],xaxt='n',log='y')
    axis(1,at=1:length(vali),labels=(collabel),las=2)
    # lines(0:100,rep(1,101),col='black');
  }else{
    lines(1:length(vali),vali,type='b',pch=20,col=colors[(i %% length(colors))])
  }
}




# parameters
# Do not modify the variables beginning with "__"
targetmat=list(c(2419.7575966476315,2530.6325671780314,2537.2583477328285,7665.386482393007,7987.3166056359,7679.374890421379),c(2400.4949319282987,2373.6150750968804,2336.522872902822,6260.218141941073,6011.1056091035825,6434.612092509267),c(2731.6293111511172,2894.6276624570633,3031.961887598247,8223.590114019717,8214.899277185845,8259.069673530323),c(2354.6314445013154,2423.5751862136103,2306.0795781418733,7125.484609180288,7088.469448734513,7348.42186879191),c(2679.3449354843565,2837.530392609372,2484.9339348624476,8875.336066429043,8541.657883585536,8679.611888912992),c(2312.437036068491,2254.3225648793823,2288.00387187756,5690.830102394702,5758.467964538965,5923.426692858654))
targetgene="Nprl3"
collabel=c("Input2_ACT_rep1","Input2_ACT_rep2","Input2_ACT_rep3","amCD19_1to2rep1","amCD19_1to2rep2","amCD19_1to2rep3")

# set up color using RColorBrewer
#library(RColorBrewer)
#colors <- brewer.pal(length(targetgenelist), "Set1")

colors=c( "#E41A1C", "#377EB8", "#4DAF4A", "#984EA3", "#FF7F00",  "#A65628", "#F781BF",
          "#999999", "#66C2A5", "#FC8D62", "#8DA0CB", "#E78AC3", "#A6D854", "#FFD92F", "#E5C494", "#B3B3B3", 
          "#8DD3C7", "#FFFFB3", "#BEBADA", "#FB8072", "#80B1D3", "#FDB462", "#B3DE69", "#FCCDE5",
          "#D9D9D9", "#BC80BD", "#CCEBC5", "#FFED6F")


## code

targetmatvec=unlist(targetmat)+1
yrange=range(targetmatvec[targetmatvec>0]);
# yrange[1]=1; # set the minimum value to 1
for(i in 1:length(targetmat)){
  vali=targetmat[[i]]+1;
  if(i==1){
    plot(1:length(vali),vali,type='b',las=1,pch=20,main=paste('sgRNAs in',targetgene),ylab='Read counts',xlab='Samples',xlim=c(0.7,length(vali)+0.3),ylim = yrange,col=colors[(i %% length(colors))],xaxt='n',log='y')
    axis(1,at=1:length(vali),labels=(collabel),las=2)
    # lines(0:100,rep(1,101),col='black');
  }else{
    lines(1:length(vali),vali,type='b',pch=20,col=colors[(i %% length(colors))])
  }
}




# parameters
# Do not modify the variables beginning with "__"
targetmat=list(c(2504.1464135132805,2527.5737848647623,2488.7393467075663,5668.461286555381,5339.84112375214,5704.196665791998),c(1411.6781430025417,1422.3337756701667,1492.672796247772,3199.757429379333,3145.443070550381,3207.29313636457),c(682.4486929135095,602.5801157140276,596.498306722341,5130.5929420553275,5382.643369318873,5389.053501883683),c(1265.8322529847353,1237.7872427695931,1282.4237918049691,11186.441448373507,11410.452293765571,11197.595228635291),c(1256.6595554993387,1245.9439956049775,1297.6454391854436,10688.226913770433,11373.913791452507,11003.66097392248),c(2220.7100612145246,2217.6171771201525,2167.1820457950444,39533.831702932075,39655.75853897337,39906.18886921964))
targetgene="Ifngr1"
collabel=c("Input2_ACT_rep1","Input2_ACT_rep2","Input2_ACT_rep3","amCD19_1to2rep1","amCD19_1to2rep2","amCD19_1to2rep3")

# set up color using RColorBrewer
#library(RColorBrewer)
#colors <- brewer.pal(length(targetgenelist), "Set1")

colors=c( "#E41A1C", "#377EB8", "#4DAF4A", "#984EA3", "#FF7F00",  "#A65628", "#F781BF",
          "#999999", "#66C2A5", "#FC8D62", "#8DA0CB", "#E78AC3", "#A6D854", "#FFD92F", "#E5C494", "#B3B3B3", 
          "#8DD3C7", "#FFFFB3", "#BEBADA", "#FB8072", "#80B1D3", "#FDB462", "#B3DE69", "#FCCDE5",
          "#D9D9D9", "#BC80BD", "#CCEBC5", "#FFED6F")


## code

targetmatvec=unlist(targetmat)+1
yrange=range(targetmatvec[targetmatvec>0]);
# yrange[1]=1; # set the minimum value to 1
for(i in 1:length(targetmat)){
  vali=targetmat[[i]]+1;
  if(i==1){
    plot(1:length(vali),vali,type='b',las=1,pch=20,main=paste('sgRNAs in',targetgene),ylab='Read counts',xlab='Samples',xlim=c(0.7,length(vali)+0.3),ylim = yrange,col=colors[(i %% length(colors))],xaxt='n',log='y')
    axis(1,at=1:length(vali),labels=(collabel),las=2)
    # lines(0:100,rep(1,101),col='black');
  }else{
    lines(1:length(vali),vali,type='b',pch=20,col=colors[(i %% length(colors))])
  }
}




# parameters
# Do not modify the variables beginning with "__"
targetmat=list(c(2105.1340728985274,2000.443632878041,1932.1978643589707,10846.84215335835,10727.704279115736,10796.024842518005),c(2493.139176530805,2358.3211635305342,2239.4848708522977,8125.980735811767,8250.393822289963,8560.510960746973),c(1982.2199265942122,1907.6605693755425,2082.5116322411554,10102.570644522737,10820.616470711815,10625.278379129553),c(2066.608743459861,2013.6983562355406,1944.565452855606,8532.68647834489,9009.350713192762,8700.691699207862),c(2372.9768394721086,2620.35684836726,2419.290580534152,4752.356601499525,4593.41171935668,4606.992539943982),c(1552.0204145291102,1788.3680591580446,1559.2675035373475,9295.259745594492,9649.296482275862,9610.28551343153))
targetgene="Irf1"
collabel=c("Input2_ACT_rep1","Input2_ACT_rep2","Input2_ACT_rep3","amCD19_1to2rep1","amCD19_1to2rep2","amCD19_1to2rep3")

# set up color using RColorBrewer
#library(RColorBrewer)
#colors <- brewer.pal(length(targetgenelist), "Set1")

colors=c( "#E41A1C", "#377EB8", "#4DAF4A", "#984EA3", "#FF7F00",  "#A65628", "#F781BF",
          "#999999", "#66C2A5", "#FC8D62", "#8DA0CB", "#E78AC3", "#A6D854", "#FFD92F", "#E5C494", "#B3B3B3", 
          "#8DD3C7", "#FFFFB3", "#BEBADA", "#FB8072", "#80B1D3", "#FDB462", "#B3DE69", "#FCCDE5",
          "#D9D9D9", "#BC80BD", "#CCEBC5", "#FFED6F")


## code

targetmatvec=unlist(targetmat)+1
yrange=range(targetmatvec[targetmatvec>0]);
# yrange[1]=1; # set the minimum value to 1
for(i in 1:length(targetmat)){
  vali=targetmat[[i]]+1;
  if(i==1){
    plot(1:length(vali),vali,type='b',las=1,pch=20,main=paste('sgRNAs in',targetgene),ylab='Read counts',xlab='Samples',xlim=c(0.7,length(vali)+0.3),ylim = yrange,col=colors[(i %% length(colors))],xaxt='n',log='y')
    axis(1,at=1:length(vali),labels=(collabel),las=2)
    # lines(0:100,rep(1,101),col='black');
  }else{
    lines(1:length(vali),vali,type='b',pch=20,col=colors[(i %% length(colors))])
  }
}




# parameters
# Do not modify the variables beginning with "__"
targetmat=list(c(2220.7100612145246,2277.773229281113,2150.0576924920106,6649.638890416536,6135.336516968002,6395.614443463756),c(2598.625197612866,2588.7494311301457,2355.549932128415,10155.442391052044,9710.8899576036,9978.128203077023),c(2420.674866396171,2461.300168077263,2319.3985195997884,20432.896504864024,20997.111343504752,19918.31274762328),c(1079.6264940311837,1131.7494559095949,1012.2395508015484,2190.1104235408593,2386.4861796475843,2144.870697503089),c(3191.1814551694883,2919.0979209632164,3182.275655480432,23307.28934021686,23380.4656515255,23602.009596651926),c(2508.732762255979,2418.4772156914946,2478.2744641334903,14005.92900848437,15030.89589438579,15123.70989605495))
targetgene="Tsc2"
collabel=c("Input2_ACT_rep1","Input2_ACT_rep2","Input2_ACT_rep3","amCD19_1to2rep1","amCD19_1to2rep2","amCD19_1to2rep3")

# set up color using RColorBrewer
#library(RColorBrewer)
#colors <- brewer.pal(length(targetgenelist), "Set1")

colors=c( "#E41A1C", "#377EB8", "#4DAF4A", "#984EA3", "#FF7F00",  "#A65628", "#F781BF",
          "#999999", "#66C2A5", "#FC8D62", "#8DA0CB", "#E78AC3", "#A6D854", "#FFD92F", "#E5C494", "#B3B3B3", 
          "#8DD3C7", "#FFFFB3", "#BEBADA", "#FB8072", "#80B1D3", "#FDB462", "#B3DE69", "#FCCDE5",
          "#D9D9D9", "#BC80BD", "#CCEBC5", "#FFED6F")


## code

targetmatvec=unlist(targetmat)+1
yrange=range(targetmatvec[targetmatvec>0]);
# yrange[1]=1; # set the minimum value to 1
for(i in 1:length(targetmat)){
  vali=targetmat[[i]]+1;
  if(i==1){
    plot(1:length(vali),vali,type='b',las=1,pch=20,main=paste('sgRNAs in',targetgene),ylab='Read counts',xlab='Samples',xlim=c(0.7,length(vali)+0.3),ylim = yrange,col=colors[(i %% length(colors))],xaxt='n',log='y')
    axis(1,at=1:length(vali),labels=(collabel),las=2)
    # lines(0:100,rep(1,101),col='black');
  }else{
    lines(1:length(vali),vali,type='b',pch=20,col=colors[(i %% length(colors))])
  }
}




# parameters
# Do not modify the variables beginning with "__"
targetmat=list(c(2166.5911460506845,2216.5975830157295,2188.111810943197,6399.514858758666,6338.908172712218,6169.006482793897),c(984.2304401830587,850.3414830888308,908.5420780220664,1879.997294859354,1681.8150636099117,1728.5444441793936),c(2164.7566065536053,2200.28407734496,1980.716865384233,10937.33418107197,11100.397002708994,11299.832308565414),c(1187.864324358864,1229.6304899342085,1284.3264977275285,3009.622494745099,2851.0471376279756,3035.492682461374),c(2144.5766720857328,2459.260979868417,2347.939108438178,4466.645817370007,4476.4885119548735,4726.093468110001),c(2132.652165354717,2163.57868958573,2101.5386914667483,5835.210640993961,6026.764967237753,5905.508854108013))
targetgene="Nprl2"
collabel=c("Input2_ACT_rep1","Input2_ACT_rep2","Input2_ACT_rep3","amCD19_1to2rep1","amCD19_1to2rep2","amCD19_1to2rep3")

# set up color using RColorBrewer
#library(RColorBrewer)
#colors <- brewer.pal(length(targetgenelist), "Set1")

colors=c( "#E41A1C", "#377EB8", "#4DAF4A", "#984EA3", "#FF7F00",  "#A65628", "#F781BF",
          "#999999", "#66C2A5", "#FC8D62", "#8DA0CB", "#E78AC3", "#A6D854", "#FFD92F", "#E5C494", "#B3B3B3", 
          "#8DD3C7", "#FFFFB3", "#BEBADA", "#FB8072", "#80B1D3", "#FDB462", "#B3DE69", "#FCCDE5",
          "#D9D9D9", "#BC80BD", "#CCEBC5", "#FFED6F")


## code

targetmatvec=unlist(targetmat)+1
yrange=range(targetmatvec[targetmatvec>0]);
# yrange[1]=1; # set the minimum value to 1
for(i in 1:length(targetmat)){
  vali=targetmat[[i]]+1;
  if(i==1){
    plot(1:length(vali),vali,type='b',las=1,pch=20,main=paste('sgRNAs in',targetgene),ylab='Read counts',xlab='Samples',xlim=c(0.7,length(vali)+0.3),ylim = yrange,col=colors[(i %% length(colors))],xaxt='n',log='y')
    axis(1,at=1:length(vali),labels=(collabel),las=2)
    # lines(0:100,rep(1,101),col='black');
  }else{
    lines(1:length(vali),vali,type='b',pch=20,col=colors[(i %% length(colors))])
  }
}




# parameters
# Do not modify the variables beginning with "__"
targetmat=list(c(1630.9056129035212,1542.6458799920877,1623.9595049043637,4018.2527362272403,3956.5978219004132,3775.394023811334),c(2702.276679197848,2703.963564929951,2577.215172106574,3386.842070944569,3423.1356881296715,3165.1335157748285),c(1625.4019944122833,1840.3673584836206,1775.2246257478282,4994.346518306732,4856.4889360107445,4858.896272967686),c(2292.2571016006186,2202.3232655538063,2211.895634975188,5431.555191529837,5544.456736705301,5281.546469379842),c(1386.9118597919708,1502.8817099195883,1358.5320287073412,2950.6501620777963,2945.0032864329987,2956.443393855609),c(2068.4432829569405,2058.560496830155,2165.2793398724853,4899.787433167781,5087.203479187523,4793.548861053587))
targetgene="Cbfa2t3"
collabel=c("Input2_ACT_rep1","Input2_ACT_rep2","Input2_ACT_rep3","amCD19_1to2rep1","amCD19_1to2rep2","amCD19_1to2rep3")

# set up color using RColorBrewer
#library(RColorBrewer)
#colors <- brewer.pal(length(targetgenelist), "Set1")

colors=c( "#E41A1C", "#377EB8", "#4DAF4A", "#984EA3", "#FF7F00",  "#A65628", "#F781BF",
          "#999999", "#66C2A5", "#FC8D62", "#8DA0CB", "#E78AC3", "#A6D854", "#FFD92F", "#E5C494", "#B3B3B3", 
          "#8DD3C7", "#FFFFB3", "#BEBADA", "#FB8072", "#80B1D3", "#FDB462", "#B3DE69", "#FCCDE5",
          "#D9D9D9", "#BC80BD", "#CCEBC5", "#FFED6F")


## code

targetmatvec=unlist(targetmat)+1
yrange=range(targetmatvec[targetmatvec>0]);
# yrange[1]=1; # set the minimum value to 1
for(i in 1:length(targetmat)){
  vali=targetmat[[i]]+1;
  if(i==1){
    plot(1:length(vali),vali,type='b',las=1,pch=20,main=paste('sgRNAs in',targetgene),ylab='Read counts',xlab='Samples',xlim=c(0.7,length(vali)+0.3),ylim = yrange,col=colors[(i %% length(colors))],xaxt='n',log='y')
    axis(1,at=1:length(vali),labels=(collabel),las=2)
    # lines(0:100,rep(1,101),col='black');
  }else{
    lines(1:length(vali),vali,type='b',pch=20,col=colors[(i %% length(colors))])
  }
}



dev.off()
Sweave("cd19_1to2_v_Input1_ACT_summary.Rnw");
library(tools);

texi2dvi("cd19_1to2_v_Input1_ACT_summary.tex",pdf=TRUE);
